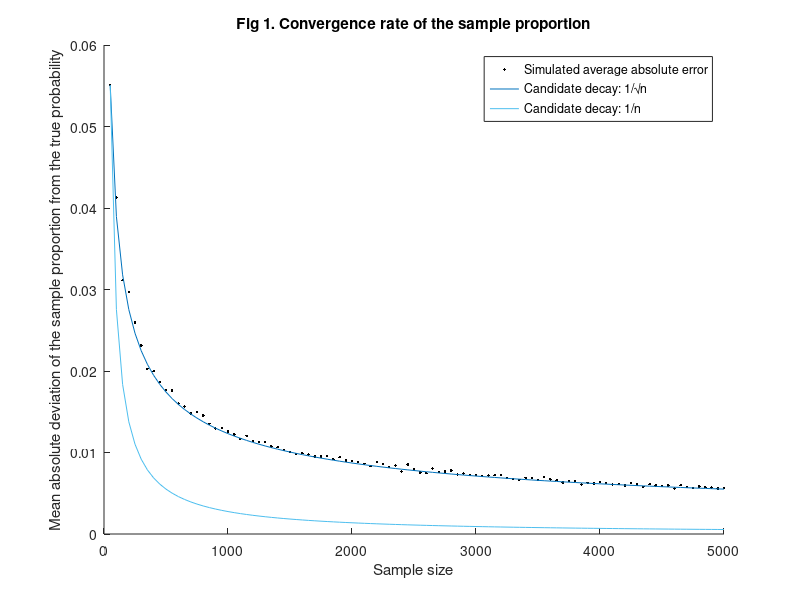
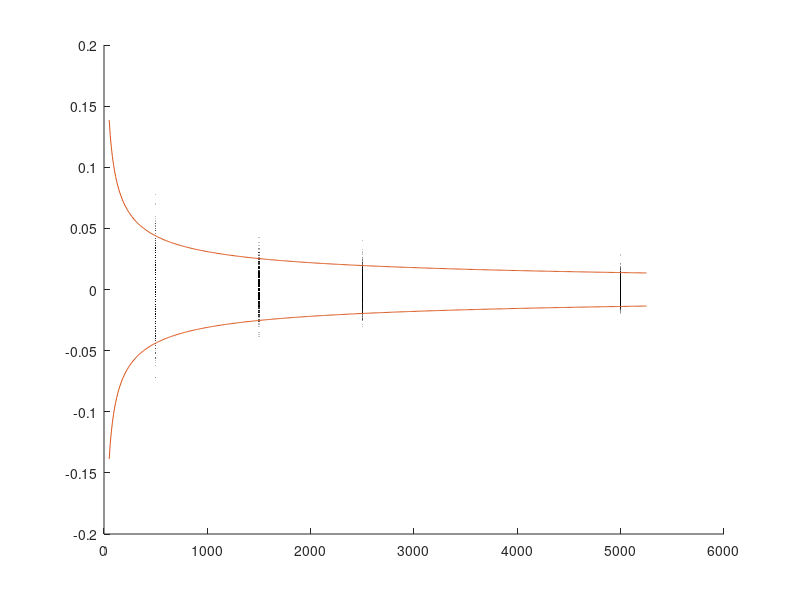

Here is the MATLAB script that generated these plots, in order: (Note: this script raises an error after producing the figures.)
% Exercise - Understanding convergence concepts through simulation

%% 1. Aim of the exercise

% This exercise illustrates convergence concepts that underlie many
% econometric derivations.

%% 2. Initialize MATLAB environment

% Clear workspace, command window, and open figures
clear;
clc;
close all;

%% 3. Set the parameters of the simulation

% 3.1. Define alternative sample sizes (number of coin tosses)
N_tosses = 50:50:5000;

% 3.2. Define the number of alternative sample sizes
N_samples = length(N_tosses);

% 3.3. Define the number of simulated samples
N_sim = 1000;

%% 4. Define the population parameters

% 4.1. Define the mean for a fair coin
mean_population = 0.5;

% 4.2. Define the variance for a fair coin
var_population = 0.25;

%% 5. Generate data and calculate the sample mean

% 5.1. Preallocate memory for the simulated sample means
means_samples = NaN(N_sim,N_samples);

% 5.2. Simulate coin tosses and calculate the sample mean
for j = 1:N_samples
    % Generate N_sim independent samples of size N_tosses(j)
    sequence_of_tosses = random('Binomial',1,0.5,[N_tosses(j),N_sim]);
    % Calculate the sample mean for each simulated sample
    means_samples(:,j) = mean(sequence_of_tosses,1)';
end

%% 6. Visualizing the convergence rate

% 6.1. Calculate the average absolute distance at each sample size
mean_abs_error = mean(abs(means_samples - mean_population),1);

% 6.2. Compute the scale factor for the candidate 1/sqrt(n) decay curve
root_n_curve_scale = sqrt(N_tosses(1)) * mean_abs_error(1);

% 6.3. Generate the candidate 1/sqrt(n) decay curve
root_n_decay_curve = root_n_curve_scale ./ sqrt(N_tosses);

% 6.4. Compute the scale factor for the candidate 1/n decay curve
one_over_n_curve_scale = N_tosses(1) * mean_abs_error(1);

% 6.5. Generate the candidate 1/n decay curve
one_over_n_decay_curve = one_over_n_curve_scale ./ N_tosses;

% 6.6. Plot the empirical error path and candidate overlays
figure('Position',[1000 1000 1000 1000]);
hold on
plot(N_tosses,mean_abs_error,'.', ...
    'Color',[0.000 0.000 0.000], ...
    'DisplayName','Simulated average absolute error');
plot(N_tosses,root_n_decay_curve,'-', ...
    'Color',[0.000 0.447 0.741], ...
    'DisplayName','Candidate decay: 1/\surd{n}');
plot(N_tosses,one_over_n_decay_curve,'-', ...
    'Color',[0.301 0.745 0.933], ...
    'DisplayName','Candidate decay: 1/n');
title('Fig 1. Convergence rate of the sample proportion');
ylabel(['Mean absolute deviation of the sample proportion from ' ...
    'the true probability'])
xlabel('Sample size');
legend('show');
hold off

%% 7. Select representative sample sizes for visualization

% 7.1. Define representative locations in the sample-size grid
fractions = [0.10, 0.30, 0.50, 1.00];

% 7.2. Locate the corresponding positions in the sample-size grid
target_indices = max(1,round(fractions * N_samples));

% Using max(1,round(...)) ensures we always get a valid integer index

% 7.3. Extract the selected sample sizes
target_n = N_tosses(target_indices);


%% 8. Visualizing convergence in probability: op(1)

% Plot the unscaled estimation errors
figure('Position',[1000 1000 1000 1000]);
hold on
for k = 1:length(target_indices)
    % The column index in means_samples
    j = target_indices(k);
    % The exact sample size for this iteration
    plot_n = N_tosses(j);
    % Compute the unscaled estimation error
    unscaled_error_col = means_samples(:,j) - mean_population;
    % Replicate the sample size value for all Monte Carlo simulations
    x_axis_values = repmat(plot_n,N_sim,1);
    % Plot the unscaled estimation errors for this sample size
    scatter(x_axis_values,unscaled_error_col,5,'.', ...
        'MarkerEdgeColor',[0.000 0.000 0.000], ...
        'MarkerEdgeAlpha',0.25, ...
        'HandleVisibility','off');
end
% Construct the theoretical 95% decay envelope
n_continuous = linspace(min(N_tosses),max(N_tosses)*1.05,500);
theoretical_bound = ...
    (1.96 * sqrt(var_population)) ./ sqrt(n_continuous);
% Overlay the theoretical decay envelope
plot(n_continuous,theoretical_bound,'-', ...
    'Color',[0.850 0.325 0.098], ...
    'DisplayName','Theoretical 95% decay envelope');
plot(n_continuous,-theoretical_bound,'-', ...
    'Color',[0.850 0.325 0.098], ...
    'HandleVisibility','off');
% Add a reference line at zero estimation error
yline(0,'-', ...
    'Color',[0.000 0.000 0.000], ...
    'HandleVisibility','off');
title('Fig 2. Convergence in probability of the unscaled error');
ylabel(['Unscaled deviation of the sample proportion from the true ' ...
    'probability']);
xlabel('Sample size');
% Dynamically set the x-axis limit based on the maximum sample size
xlim([0,max(N_tosses)*1.05]);
% Display only the selected sample sizes on the x-axis
xticks(target_n);
legend('show');
hold off

%% 9. Visualizing stochastic boundedness: Op(1)

% Plot the root-n scaled estimation errors
figure('Position',[1000 1000 1000 1000]);
hold on
for k = 1:length(target_indices)
    % The column index in means_samples
    j = target_indices(k);
    % The exact sample size for this iteration
    plot_n = N_tosses(j);
    % Compute the root-n scaled estimation error
    scaled_error_col = sqrt(plot_n) * ...
        (means_samples(:,j) - mean_population);
    % Replicate the sample size value for all Monte Carlo simulations
    x_axis_values = repmat(plot_n,N_sim,1);
    % Plot the root-n scaled estimation errors for this sample size
    scatter(x_axis_values,scaled_error_col,5,'.', ...
    'MarkerEdgeColor',[0.000 0.000 0.000], ...
    'MarkerEdgeAlpha',0.25);
end
% Reference line corresponding to zero estimation error
yline(0,'-', ...
    'Color',[0.850 0.325 0.098]);
title('Fig 3. Stochastic boundedness of the root-n scaled error');
ylabel(['Root-n scaled deviation of the sample proportion from ' ...
    'the true probability'])
xlabel('Sample size');
% Dynamically set the x-axis limit based on the actual max value
xlim([0,max(N_tosses) * 1.05]);
% Fix the y-axis range
ylim([-2,2]);
% Display only the selected sample sizes on the x-axis
xticks(target_n);
hold off

%% 10. Visualizing asymptotic normality of the root-n scaled error

% 10.1. Select the largest sample size for the CLT demonstration
n_large = N_tosses(N_samples);

% 10.2. Calculate the root-n scaled estimation error
scaled_error_clt = sqrt(n_large) * ...
    (means_samples(:,N_samples) - mean_population);

% 10.3. Estimate the empirical density of the scaled errors
[f_empirical,x_empirical] = ksdensity(scaled_error_clt);

% 10.4. Calculate the theoretical standard deviation implied by the CLT
std_dev = sqrt(var_population);

% 10.5. Create an evaluation grid for the theoretical Normal density
x_theoretical = linspace(min(x_empirical),max(x_empirical),500);

% 10.6. Evaluate the theoretical Normal density on the grid
f_theoretical = normpdf(x_theoretical,0,std_dev);

% 10.7. Compare the empirical and theoretical densities
figure('Position',[1000 1000 1000 1000]);
hold on
% Plot the empirical kernel density estimate
plot(x_empirical,f_empirical,'-', ...
    'Color',[0.000 0.000 0.000], ...
    'DisplayName','Empirical density of the scaled error');
% Overlay the theoretical Normal density
plot(x_theoretical,f_theoretical,'-', ...
    'Color',[0.850 0.325 0.098], ...
    'DisplayName','Theoretical Normal density');
title('Fig 4. Asymptotic normality of the root-n scaled error');
xlabel(['Root-n scaled deviation of the sample proportion from ' ...
    'the true probability']);
ylabel('Probability density');
legend('show');
hold off
